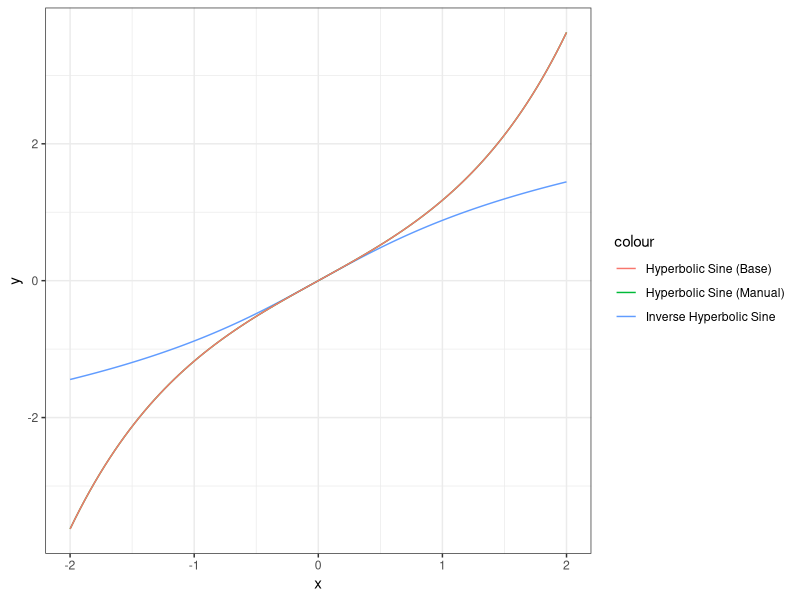

Recreate this plot in R.
### I DON'T THINK WE NEED THIS FILE!!!! ###

library(tidyverse)

# inverse hyperbolic since function
ihs <- function(x) {
  y <- log(x + sqrt(x^2 + 1))
  return(y)
}

# hyperbolic sine function
hs = function(x) {
  0.5*exp(-x)*(exp(2*x) - 1)
}

# data
dfX = data_frame(x = seq(-2, 2, 0.01), 
                 ihs = ihs(x), 
                 hs1 = sinh(x), 
                 hs2 = hs(x))

# plot
ggplot(data = dfX, aes(x = x)) +
  stat_function(aes(color = "Inverse Hyperbolic Sine"), fun = ihs, ) +
  stat_function(aes(color = "Hyperbolic Sine (Manual)"), fun = hs) +
  stat_function(aes(color = "Hyperbolic Sine (Base)"), fun = sinh) +
  theme_bw() 


# The inverse hyperbolic sin (asinh in R) is defined as

# [asinh = ln(x + sqrt{1 + x^2})]

# Is a transformation that is asymptotically identical to (ln(2x)) 
# for large x, but still defined for 0 and negative values. This makes it a good transformation for the count data we often encounter (and which often includes 0 counts).

# https://www.nber.org/system/files/working_papers/w29998/w29998.pdf
